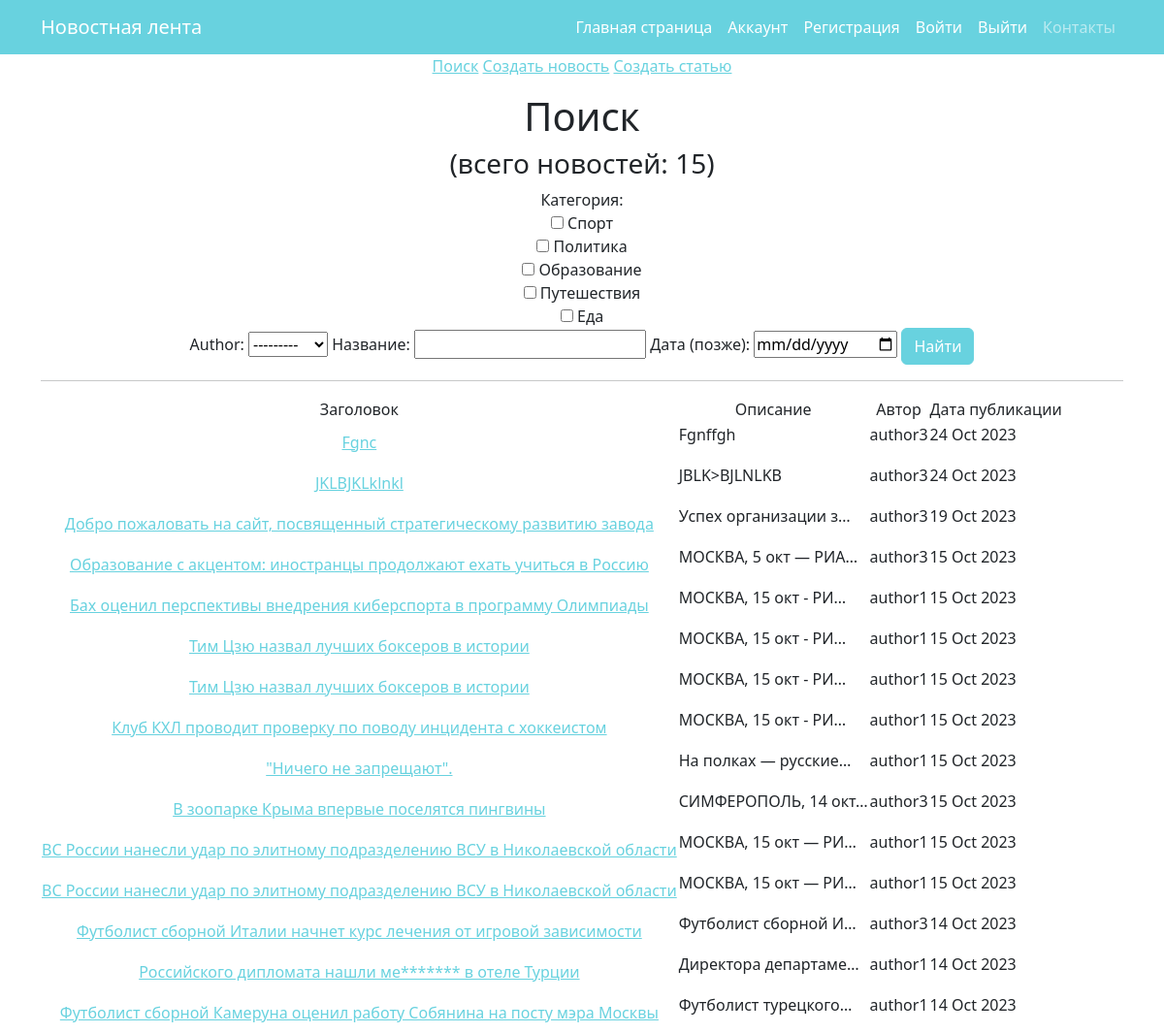
The page /news/search/ on the database as committed earlier.
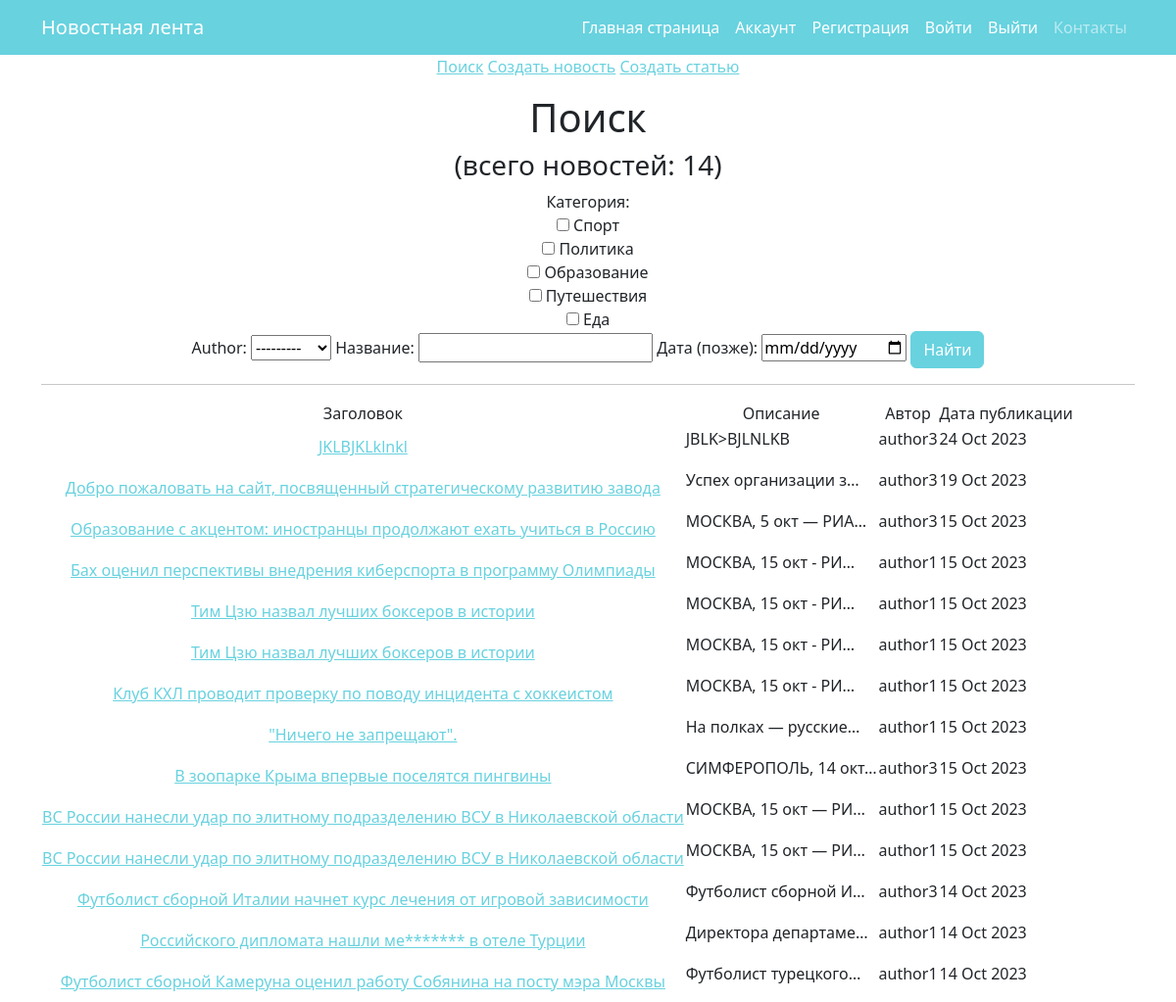
The same page on the database as committed later.
### news/models.py (models this page shows, shortened)
class Post(models.Model):
    author = models.ForeignKey(Author, on_delete=models.CASCADE, verbose_name=pgettext_lazy('Author', 'Author'))
    type = models.CharField(max_length=7, choices=TYPE, default='NWS')
    time_in = models.DateTimeField(auto_now_add=True)
    category = models.ManyToManyField(Category, through='PostCategory')
    title = models.CharField(max_length=100)
    text = models.TextField()
    rating = models.IntegerField(default=0)

class Author(models.Model):
    name = models.CharField(max_length=255)
    users = models.OneToOneField(User, on_delete=models.CASCADE)
    user_rating = models.IntegerField(default=0)
    def __str__(self):
        return self.name

### news/views.py (the view)
# urls.py: path('search/', PostSearch.as_view(), name='search'),
class PostSearch(ListView):
    model = Post
    template_name = 'search.html'
    context_object_name = 'posts'
    ordering = ['-time_in']
    def get_context_data(self, **kwargs):
        context = super().get_context_data(**kwargs)
        context['filter'] = PostFilter(self.request.GET, queryset=self.get_queryset())
        return context

### news/models.py (called while the page is built)
    def __str__(self):
        return self.name

### news/templatetags/custom_filters.py (called while the page is built)
@register.filter()
def censor(value):
    for word in censored_word:
        if word.lower() in value.lower():
            value = value.replace(word[2:], '*' * len(word))
    return value

### templates/search.html (shortened to what this page needs)
{% extends 'flatpages/default.html' %}
{% load custom_filters %}
{% load custom_tags %}
{% block content %}
<a href="/news/search/">Поиск</a>
<a href="/news/create/">Создать новость</a>
<a href="/news/create/">Создать статью</a>
<p>
<h1>Поиск</h1>
<h3>(всего новостей: {{ posts|length }})</h3>
<form method='GET'>
    {{ filter.form }}
    <input class="btn btn-primary" type='submit' value='Найти'>
</form>
   <hr>
       <table>
           <tr>
               <td>Заголовок</td>
               <td>Описание</td>
               <td>Автор</td>
               <td>Дата публикации</td>
           </tr>
           {% for post in filter.qs %}
           <tr>
               <td>
                <a href="/news/{{ post.id  }}">{{ post.title|censor }} </a>
            </td>
               <td><p align="left">{{ post.text|truncatechars:20 }}</td>
               <td><p align="left">{{ post.author }}</td>
               <td><p align="left">{{ post.time_in|date:'d M Y' }}</td>
           </tr>
           {% endfor %}
</table>
{% endblock content %}

Rows that differ between the two databases and show on the page:
removed Post: title|censor "Fgnc", text "Fgnffgh", author "author3", time_in "24 Oct 2023"
Other text that changed with them:
{{ posts|length }}: "15" → "14"
